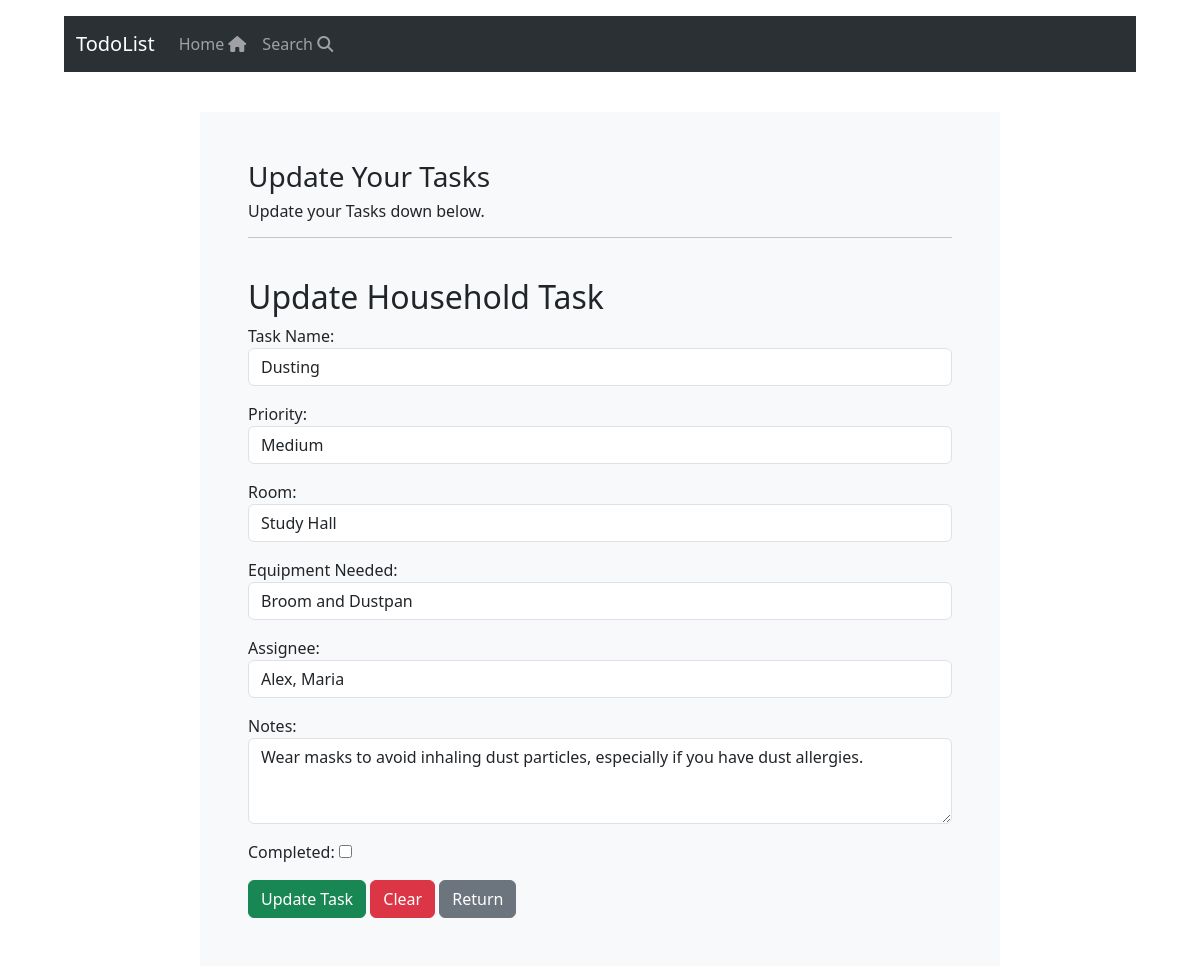
Page /update-task/3/household on the committed database.
### tasks/models.py (models this page shows, shortened)
class HouseholdTask(models.Model):
    taskname = models.CharField(max_length=200)
    priority= models.CharField(max_length=50)
    room= models.CharField(max_length=80)
    equipment= models.CharField(max_length=550)
    assignee= models.CharField(max_length=300)
    notes= models.CharField(max_length=800)
    completed= models.BooleanField(default=False)
    created= models.DateTimeField(auto_now_add=True)

### tasks/views.py (the view)
# urls.py: path('update-task/<int:pk>/<str:task_type>', views.update_task, name='update-task'),
def update_task(request, pk, task_type):
    if task_type == 'office':
        task = OfficeTask.objects.get(id=pk)
        form_class = OfficeTaskForm
    elif task_type == 'household':
        task = HouseholdTask.objects.get(id=pk)
        form_class = HouseholdTaskForm
    elif task_type == 'sideskills':
        task = SideskillsTask.objects.get(id=pk)
        form_class = SideskillsTaskForm
    elif task_type == 'workout':
        task = WorkoutTask.objects.get(id=pk)
        form_class = WorkoutTaskForm
    form = form_class(instance=task) #creates a form instance pre-filled with the existing task instance
    if request.method == "POST": #form has been submitted
        form = form_class(request.POST, instance=task) #creates a form instance, pre-filled with the POST data and the existing task instance
        if form.is_valid():
            form.save()
            messages.success(request, "Task updated successfully!")
            return redirect("index")
    context={'form': form, 'task': task, 'task_type': task_type}
    return render(request, 'update-task.html', context=context)

### tasks/forms.py
class HouseholdTaskForm(forms.ModelForm):
    class Meta:
        model = HouseholdTask
        fields = fields = ['taskname', 'priority', 'room', 'equipment', 'assignee', 'notes', 'completed']

### tasks/templates/update-task.html (shortened to what this page needs)
{% extends 'base.html' %}
{% block content %}
<body>
  <div class="container bg-light shadow-md p-5 from-layout">
    <h3> Update Your Tasks </h3>
    <h6> Update your Tasks down below. </h6>
    <hr>
    <br>
    {% if task_type == 'office' %}
      <h2> Update Office Task </h2>
      <form method="post">
        {% csrf_token %}
        <div class="form-group mb-3">
          <label for="taskname">Task Name:</label>
          <input type="text" class="form-control" id="taskname" name="taskname" value="{{ task.taskname }}" required>
        </div>
        <div class="form-group mb-3">
          <label for="priority">Priority:</label>
          <select class="form-control" id="priority" name="priority" required>
            <option value="high" {% if task.priority == 'high' %}selected{% endif %}>High</option>
            <option value="medium" {% if task.priority == 'medium' %}selected{% endif %}>Medium</option>
            <option value="low" {% if task.priority == 'low' %}selected{% endif %}>Low</option>
          </select>
        </div>
        <div class="form-group mb-3">
            <label for="duedate">Due Date:</label>
            <input type="date" class="form-control" id="duedate" name="duedate" value="{{ task.duedate|date:'Y-m-d' }}" required>
          </div>
          <div class="form-group mb-3">
            <label for="estimatedtime">Estimated Time:</label>
            <input type="time" class="form-control" id="estimatedtime" name="estimatedtime" value="{{ task.estimatedtime|time:'H:i' }}" required>
          </div>
          <div class="form-group mb-3">
            <label for="notes">Notes:</label>
            <textarea class="form-control" id="notes" name="notes" rows="3" required>{{ task.notes }}</textarea>
          </div>
          <div class="form-group mb-3">
            <label for="completed">Completed:</label>
            <input type="checkbox" id="completed" name="completed" {% if task.completed %}checked{% endif %}>
          </div>
          <button type="submit" class="btn btn-success">Update Task</button>
          <button type="reset" class="btn btn-danger">Clear</button>
          <a href="{% url 'index' %}" class="btn btn-secondary">Return</a>
      </form>
    {% elif task_type == 'household' %}
      <h2> Update Household Task </h2>
      <form method="post">
        <div class="form-group mb-3">
          <label for="taskname">Task Name:</label>
          <input type="text" class="form-control" id="taskname" name="taskname" value="{{ task.taskname }}" required>
        </div>
        <div class="form-group mb-3">
          <label for="priority">Priority:</label>
          <select class="form-control" id="priority" name="priority" required>
            <option value="medium" {% if task.priority == 'medium' %}selected{% endif %}>Medium</option>
          </select>
        </div>
        <div class="form-group mb-3">
          <label for="room">Room:</label>
          <input type="text" class="form-control" id="room" name="room" value="{{ task.room }}" required>
        </div>
        <div class="form-group mb-3">
          <label for="equipment">Equipment Needed:</label>
          <input type="text" class="form-control" id="equipment" name="equipment" value="{{ task.equipment }}" required>
        </div>
        <div class="form-group mb-3">
          <label for="assignee">Assignee:</label>
          <input type="text" class="form-control" id="assignee" name="assignee" value="{{ task.assignee }}" required>
        </div>
        <div class="form-group mb-3">
          <label for="notes">Notes:</label>
          <textarea class="form-control" id="notes" name="notes" rows="3" required>{{ task.notes }}</textarea>
        </div>
        <div class="form-group mb-3">
          <label for="completed">Completed:</label>
          <input type="checkbox" id="completed" name="completed" {% if task.completed %}checked{% endif %}>
        </div>
        <button type="submit" class="btn btn-success">Update Task</button>
        <button type="reset" class="btn btn-danger">Clear</button>
        <a href="{% url 'index' %}" class="btn btn-secondary">Return</a>
      </form>
        {% endif %}
    </div>
  </body>
  {% endblock %}

### static/css/style.css (style rules this page uses)
.from-layout { max-width: 800px; margin: 0 auto; }

### rows in the picture
HouseholdTask: taskname "Dusting", priority "Medium", room "Study Hall", equipment "Broom and Dustpan", assignee "Alex, Maria", notes "Wear masks to avoid inhaling dust particles, especially if you have dust allergies."
